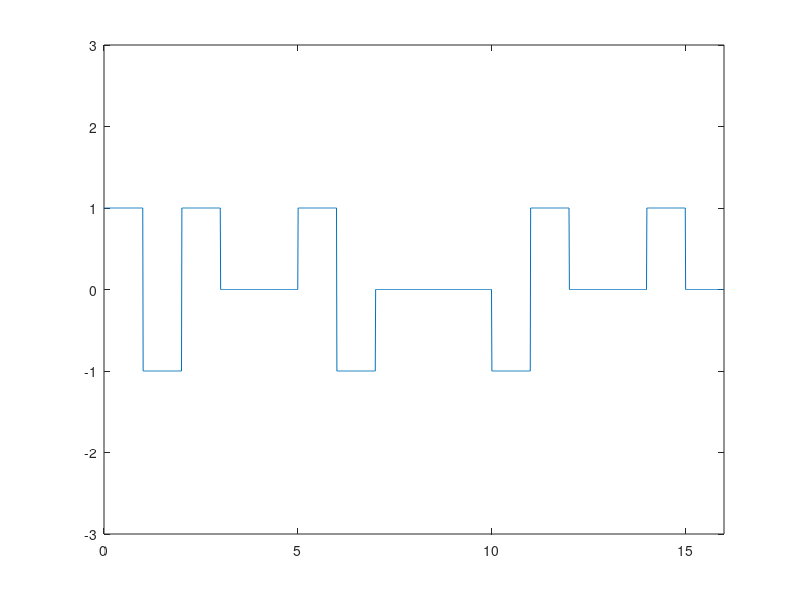

This chart was generated by the following MATLAB code:
clear;

bits = [1,1,0,0,0,0,1,0,0,0,0,0,0,0,0,0];

bit_rate=1;
voltage=1;
tmp = voltage;
sign = -1;
mrk = 1;
voltage = sign*voltage;
cn0=0;
cn1=0;
in = 0;

for i = 1:length(bits)
    
    if bits(i) == 0
        cn0 = cn0+1;
    else
        cn1=cn1+1;
        cn0=0;
    end
    
    if cn0>3
        if mod(cn1,2)==0
            y_level(i) = -voltage;
            voltage = y_level(i);
            y_level(i-3) = voltage;
        else
            y_level(i) = voltage;
        end
        cn0=0;
        cn1=0;
    elseif bits(i)==0
        y_level(i) = 0;
    else 
        y_level(i) = -voltage;
        voltage=y_level(i);
    end
end

voltage=tmp;
Time=length(bits)/bit_rate; 
frequency = 1000;
time = 0:.01:Time;
x = 1;

for i = 1:length(time)
    y_value(i)= y_level(x);
    if time(i)*bit_rate>=x
        x= x+1;
    end
end
     
plot(time,y_value);
axis([0 Time -voltage-2 voltage+2]);
